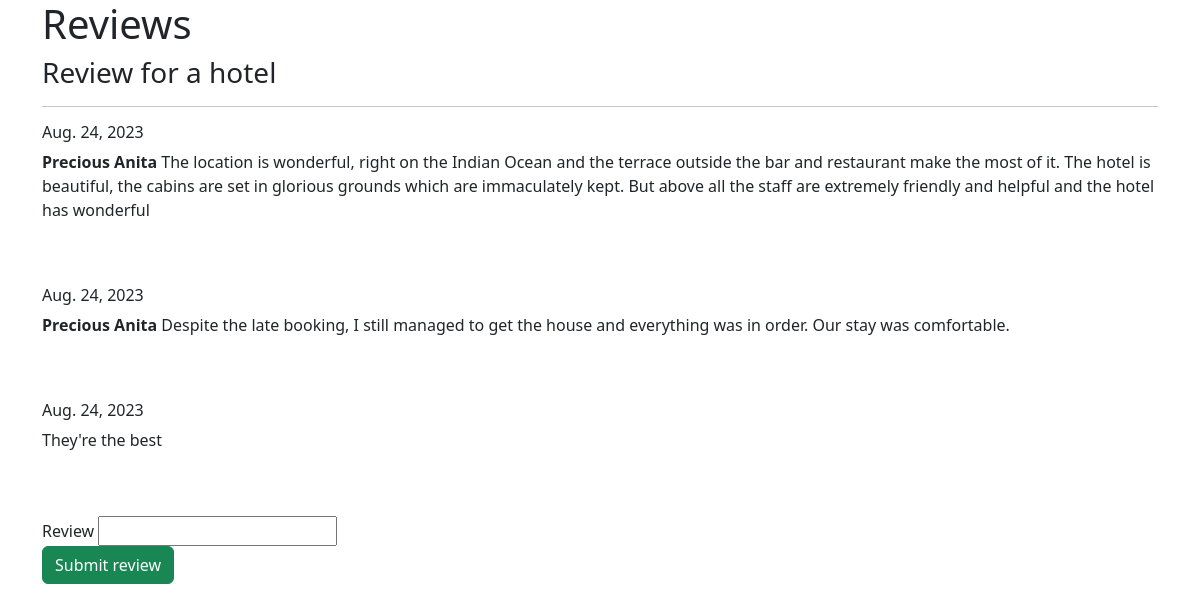
The page /review/1 on the database its author committed.
### blogcontent/models.py (models this page shows, shortened)
class Blog(models.Model):
    post = models.TextField()
    title = models.CharField(max_length=100)
    name = models.ForeignKey(User, on_delete=models.CASCADE)
    date_of_post = models.DateField(default=date.today)
    description = models.TextField(max_length=200)
    image = models.ImageField(upload_to="images")
    category = models.ForeignKey(Category, default=1, on_delete=models.CASCADE)

class Review(models.Model):
    post_review = models.ForeignKey(Blog, on_delete=models.CASCADE)
    user = models.ForeignKey(User, on_delete=models.PROTECT)
    date_of_review = models.DateField(auto_now_add = True)
    review = models.TextField(max_length=300)

### blogcontent/views.py (the view, shortened to what this page needs)
# urls.py: path("review/<int:pk>", views.review, name="review"),
def review(request, pk):
    post_review = Blog.objects.get(pk=pk)
    all_reviews = Review.objects.filter(post_review = post_review)
    context = {
        "post_review" : post_review,
        "user" : request.user,
        "all_reviews" : all_reviews,
                }
    return render(request, "review.html", context)

### templates/review.html (shortened to what this page needs)
{% extends "layout.html" %}
{% block Homepage %}
<h1>Reviews</h1>
<div>
    <h3>{{ post_review.title }}</h3>
    <hr>
    {% for reviews in all_reviews %}
    <h6> {{ reviews.date_of_review }}</h6>
    <p> <strong>{{ reviews.user.first_name }} {{ reviews.user.last_name }}</strong> {{ reviews.review }}</p>
    <br>
    <br>
    {% endfor %}
    <div>
        <form action="{% url 'review' pk=post_review.pk %}" method="POST">
            <div>
                <label>Review</label>
                <input type="text", name="review">
            </div>
            <div>
                <button class="btn btn-success" type="submit">Submit review</button>
            </div>
        </form>
    </div>
</div>
{% endblock %}

### rows shown on the page
Blog: title "Review for a hotel"
Review: date_of_review "Aug. 24, 2023", user.first_name "Precious", user.last_name "Anita", review "The location is wonderful, right on the Indian Ocean and the terrace outside the bar and restaurant make the most of it. The hotel is beautiful, the cabins are set in glorious grounds which are immaculately kept. But above all the staff are extremely friendly and helpful and the hotel has wonderful"
Review: date_of_review "Aug. 24, 2023", user.first_name "Precious", user.last_name "Anita", review "Despite the late booking, I still managed to get the house and everything was in order. Our stay was comfortable."
Review: date_of_review "Aug. 24, 2023", review "They're the best"
